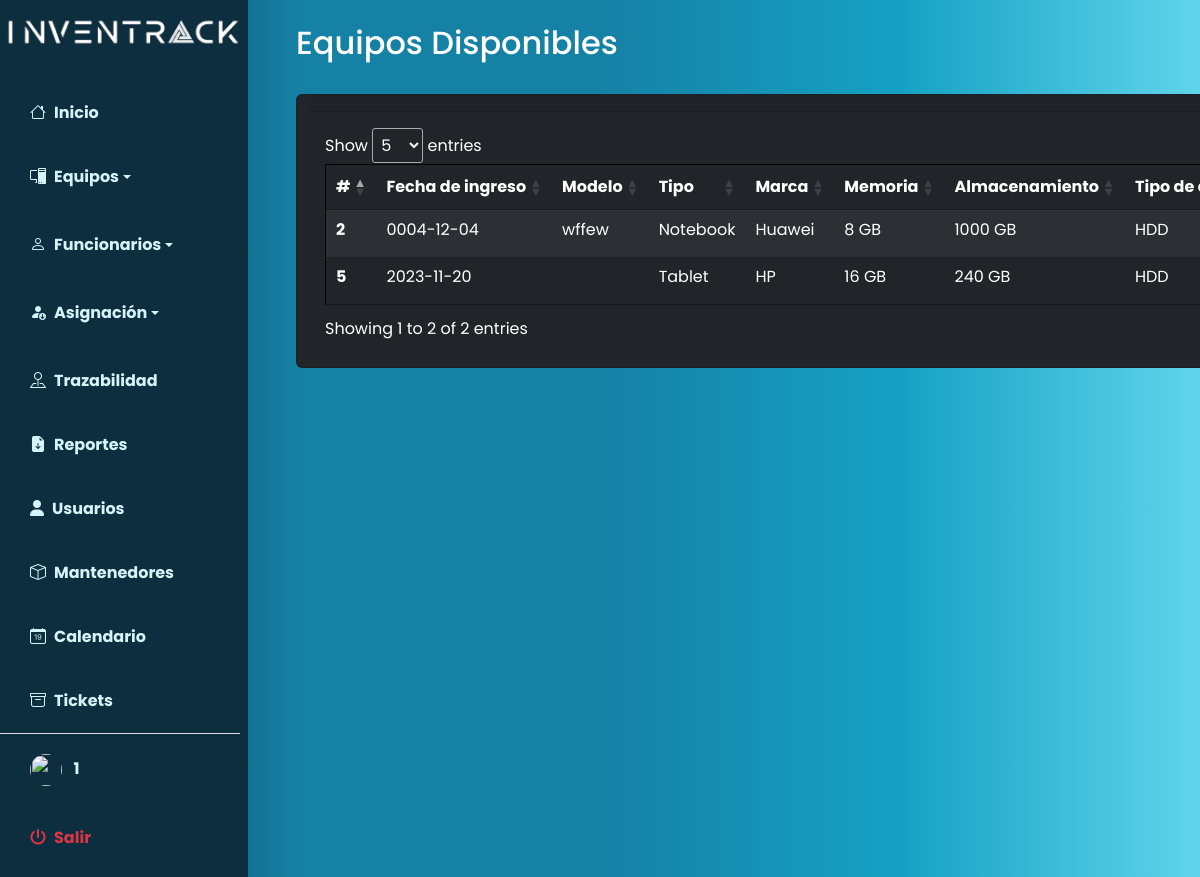
The page /index.php?p=equipos/equiposDisponibles (signed in) on the database as committed earlier.
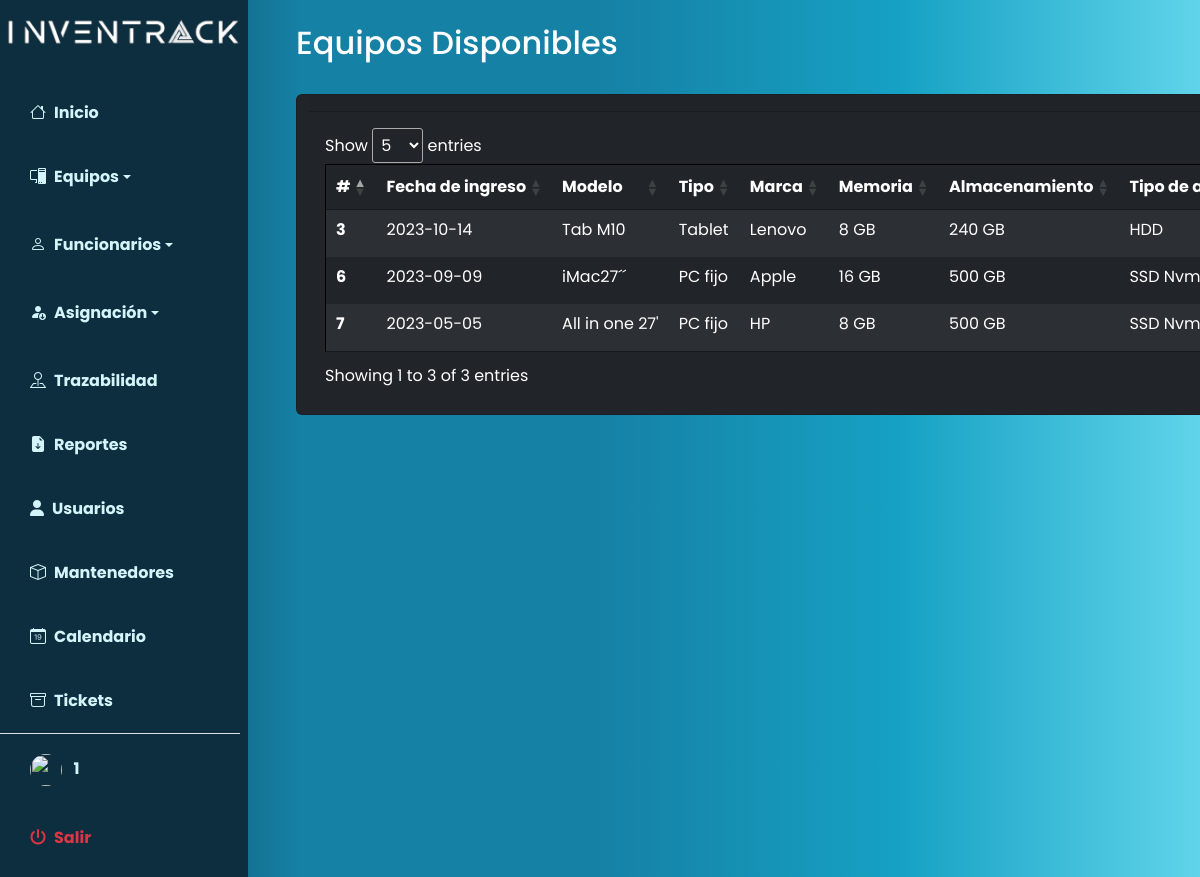
The same page on the database as committed later.
### tables this page shows
CREATE TABLE `equipos` (
  `id` int(10) NOT NULL,
  `fechaIngreso` date DEFAULT NULL,
  `modelo` varchar(50) NOT NULL,
  `tipo_id` int(50) NOT NULL,
  `marca_id` int(10) NOT NULL,
  `memoria_id` int(10) NOT NULL,
  `almacenamiento_id` int(10) NOT NULL,
  `tipoAlmacenamiento_id` int(10) NOT NULL,
  `funcionario_id` int(10) NOT NULL,
  `formaIngreso_id` int(10) NOT NULL,
  `fechaMantencion` date DEFAULT NULL,
  `costo` int(50) NOT NULL
);

CREATE TABLE `tipo` (
  `id` int(10) NOT NULL,
  `tipo` varchar(50) NOT NULL
);

CREATE TABLE `marcas` (
  `id` int(10) NOT NULL,
  `marca` varchar(50) NOT NULL
);

CREATE TABLE `memorias` (
  `id` int(10) NOT NULL,
  `memoria` varchar(50) NOT NULL
);

CREATE TABLE `almacenamientos` (
  `id` int(10) NOT NULL,
  `almacenamiento` varchar(50) NOT NULL
);

CREATE TABLE `tipoalmacenamientos` (
  `id` int(10) NOT NULL,
  `tipoAlmacenamiento` varchar(50) NOT NULL
);

### index.php (called while the page is built, shortened)
<?php
$pagina = isset($_GET['p']) ? strtolower($_GET['p']) : 'home';
require_once 'includes/header.php';
require_once 'pages/' . $pagina . '.php';
require_once 'includes/footer.php';
?>

### pages/equipos/EquiposDisponibles.php (the view, shortened to what this page needs)
<?php ob_start();
include("database/auth.php");
$query = "SELECT equipos.*, funcionarios.nombre AS funcionario, tipo.tipo AS nombreOpcion, marcas.marca AS marcas, memorias.memoria AS memorias, almacenamientos.almacenamiento AS almacenamientos, tipoAlmacenamientos.tipoAlmacenamiento AS tipoAlmacenamientos, formaIngresos.formaIngreso AS formaIngresos
FROM equipos
LEFT JOIN funcionarios ON equipos.funcionario_id = funcionarios.id
LEFT JOIN tipo ON equipos.tipo_id = tipo.id
LEFT JOIN marcas ON equipos.marca_id = marcas.id
LEFT JOIN memorias ON equipos.memoria_id = memorias.id
LEFT JOIN almacenamientos ON equipos.almacenamiento_id = almacenamientos.id
LEFT JOIN tipoAlmacenamientos ON equipos.tipoAlmacenamiento_id = tipoAlmacenamientos.id
LEFT JOIN formaIngresos ON equipos.formaIngreso_id = formaIngresos.id
WHERE funcionarios.nombre = 'no asignado';
;
";
$result = mysqli_query($connection, $query);
?>
<nav class="navbar navbar-expand-lg navbar-light bg-transparent py-4 px-4">
    <h2 class="fs-2 mx-4 text-white">Equipos Disponibles</h2>
</nav>
<main class="container mx-5" id="aaaa">
    <div class="row" id="contenedortabla">
        <div class="card text-bg-dark">
            <div class="card-header">
            </div>
            <div class="card-body table-responsive text-bg-dark" id="bbbb">
                <table style="border: 1; cellpadding : 10;"
                    class="table table-hover table-dark table-striped table-hover tableAux dataTables table-borderless"
                    id="tablaEquipos">
                    <thead class="">
                        <tr>
                            <th scope="col">#</th>
                            <th scope="col">Fecha de ingreso</th>
                            <th scope="col">Modelo</th>
                            <th scope="col">Tipo</th>
                            <th scope="col">Marca</th>
                            <th scope="col">Memoria</th>
                            <th scope="col">Almacenamiento</th>
                            <th scope="col">Tipo de almacenamiento</th>
                        </tr>
                    </thead>
                    <tbody>
                        <?php while ($fila = mysqli_fetch_array($result)): ?>
                            <tr>
                                <th scope="row">
                                    <?= $fila['id'] ?>
                                </th>
                                <td>
                                    <?= $fila['fechaIngreso'] ?>
                                </td>
                                <td>
                                    <?= $fila['modelo'] ?>
                                </td>
                                <td>
                                    <?= $fila['nombreOpcion'] ?>
                                </td>
                                <td>
                                    <?= $fila['marcas'] ?>
                                </td>
                                <td>
                                    <?= $fila['memorias'] ?> GB
                                </td>
                                <td>
                                    <?= $fila['almacenamientos'] ?> GB
                                </td>
                                <td>
                                    <?= $fila['tipoAlmacenamientos'] ?>
                                </td>
                            </tr>
                        <?php endwhile; ?>
                    </tbody>
                </table>
            </div>
        </div>
    </div>
</main>

Rows that differ between the two databases and show on the page:
no longer on this page (row edited): equipos: id "2", fechaIngreso "0004-12-04", modelo "wffew", tipo.tipo "Notebook", marca.marca "Huawei", memoria.memoria "8", almacenamiento.almacenamiento "1000", tipoAlmacenamiento.tipoAlmacenamiento "HDD"
no longer on this page (row edited): equipos: id "5", fechaIngreso "2023-11-20", tipo.tipo "Tablet", marca.marca "HP", memoria.memoria "16", almacenamiento.almacenamiento "240", tipoAlmacenamiento.tipoAlmacenamiento "HDD"
now on this page (row edited): equipos: id "3", fechaIngreso "2023-10-14", modelo "Tab M10", tipo.tipo "Tablet", marca.marca "Lenovo", memoria.memoria "8", almacenamiento.almacenamiento "240", tipoAlmacenamiento.tipoAlmacenamiento "HDD"
now on this page (row edited): equipos: id "6", fechaIngreso "2023-09-09", modelo "iMac27´´", tipo.tipo "PC fijo", marca.marca "Apple", memoria.memoria "16", almacenamiento.almacenamiento "500", tipoAlmacenamiento.tipoAlmacenamiento "SSD…"
now on this page (row edited): equipos: id "7", fechaIngreso "2023-05-05", modelo "All in one 27'", tipo.tipo "PC fijo", marca.marca "HP", memoria.memoria "8", almacenamiento.almacenamiento "500", tipoAlmacenamiento.tipoAlmacenamiento "SSD…"
Other text that changed with them:
text written by a page script: "Show entries Showing 1 to 2 of 2 entries" → "Show entries Showing 1 to 3 of 3 entries"
